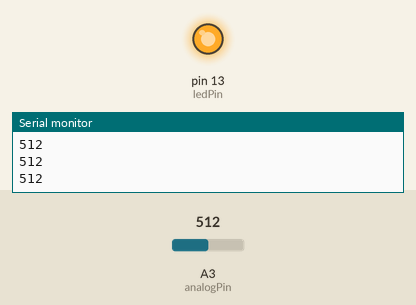
The sketch below on a simulated Arduino Uno, built with avr-gcc and run on an emulated ATmega328P. Parts: output pins drawn as LEDs (lit = HIGH), the last lines printed to the serial monitor. The inputs (shaded band) are chosen by the test bench; at power-on: A3 (analogPin) = 512.

Above: at 1.2 s.
1.3 s: A3 (analogPin) set to 502
At 2.5 s:
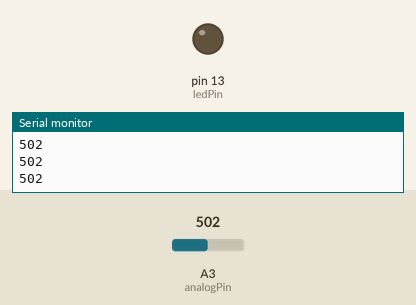
2.8 s: A3 (analogPin) set to 716
At 3.8 s:
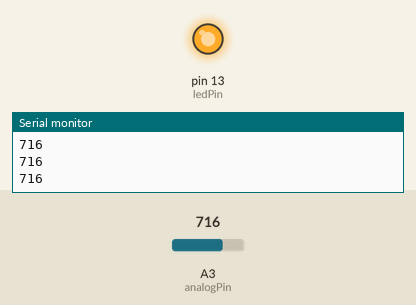
4.3 s: A3 (analogPin) set to 511
At 4.9 s:
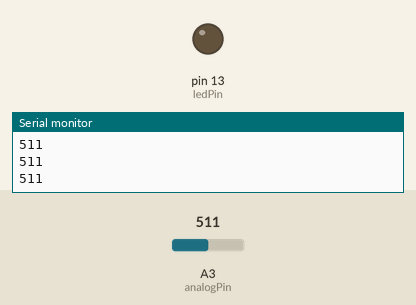
Timing chart, 0 to 7.3 s (numbered marks = the images above; inputs shaded):
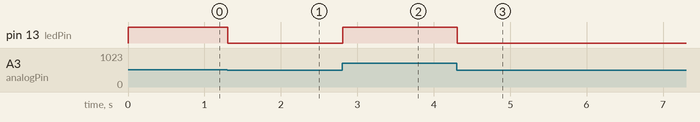

The sketch:

aula109.ino
```cpp
int analogPin = A3; // potentiometer wiper (middle terminal) connected to analog pin 3
int ledPin = 13;
// outside leads to ground and +5V
int val = 0; // variable to store the value read
void setup() {
  Serial.begin(9600); // setup serial
  pinMode(ledPin, OUTPUT);
}
void loop() {
  val = analogRead(analogPin); // read the input pin
  Serial.println(val); // debug value
  analogWrite(ledPin, val/4);
}
```

Measured:
- the behaviour switches between 512 and 511 on A3 (analogPin) (found by bisection; images 0 and 1)
- after the input at 1.3 s, pin 13 (ledPin): HIGH → LOW at once
- after the input at 2.8 s, pin 13 (ledPin): LOW → HIGH at once
- after the input at 4.3 s, pin 13 (ledPin): HIGH → LOW at once
